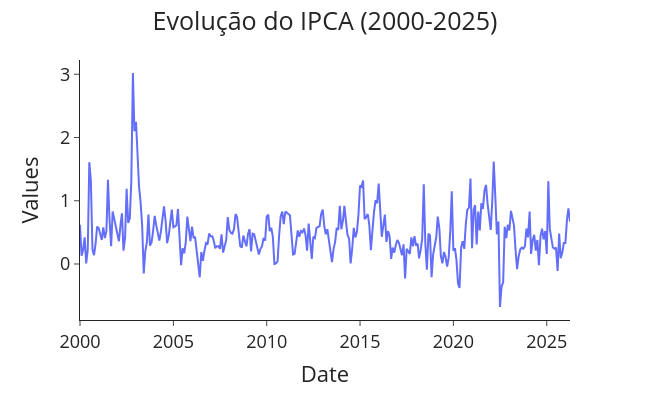

Write notebook code for a chart like this one.
### Code cell
# Plotting

import plotly.express as px
def plotting(title, data, x, y, x_label, y_label ):
    fig = px.line(data, x=df_master[x], y=df_master[y], labels={x: x_label, y: y_label})

    fig.update_layout(template='simple_white', font=dict(size=18), title_text = title, width=650, title_x = 0.5, height = 400)

    fig.show()

plotting('Evolução do IPCA (2000-2025)', df_master, 'data', 'ipca', 'Date', 'Values')

### Figure 1 — Plotly figure (JSON) as saved in the notebook; plotly's stock layout.template omitted (floating-point values rounded to 4 significant figures; data arrays with more than 128 entries replaced by an {"elided": "..."} marker saying what was removed)
{"data": [{"hovertemplate": "Date=%{x}<br>Values=%{y}<extra></extra>", "legendgroup": "", "line": {"color": "#636efa", "dash": "solid"}, "marker": {"symbol": "circle"}, "mode": "lines", "name": "", "orientation": "v", "showlegend": false, "type": "scatter", "x": {"elided": "316 str values"}, "xaxis": "x", "y": {"elided": "316 float values"}, "yaxis": "y"}], "layout": {"font": {"size": 18}, "height": 400, "legend": {"tracegroupgap": 0}, "margin": {"t": 60}, "title": {"text": "Evolução do IPCA (2000-2025)", "x": 0.5}, "width": 650, "xaxis": {"anchor": "y", "domain": [0, 1], "title": {"text": "Date"}}, "yaxis": {"anchor": "x", "domain": [0, 1], "title": {"text": "Values"}}}}
